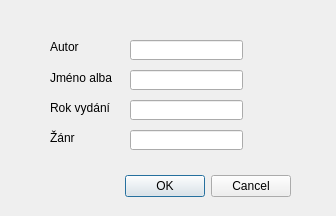
<?xml version="1.0" encoding="UTF-8"?>
<ui version="4.0">
 <class>AddDialog</class>
 <widget class="QDialog" name="AddDialog">
  <property name="geometry">
   <rect>
    <x>0</x>
    <y>0</y>
    <width>336</width>
    <height>216</height>
   </rect>
  </property>
  <property name="windowTitle">
   <string>Dialog</string>
  </property>
  <widget class="QDialogButtonBox" name="buttonBox">
   <property name="geometry">
    <rect>
     <x>-50</x>
     <y>170</y>
     <width>341</width>
     <height>32</height>
    </rect>
   </property>
   <property name="orientation">
    <enum>Qt::Horizontal</enum>
   </property>
   <property name="standardButtons">
    <set>QDialogButtonBox::Cancel|QDialogButtonBox::Ok</set>
   </property>
  </widget>
  <widget class="QLabel" name="authorLabel">
   <property name="geometry">
    <rect>
     <x>50</x>
     <y>40</y>
     <width>31</width>
     <height>13</height>
    </rect>
   </property>
   <property name="text">
    <string>Autor</string>
   </property>
  </widget>
  <widget class="QLineEdit" name="inputAuthor">
   <property name="geometry">
    <rect>
     <x>130</x>
     <y>40</y>
     <width>113</width>
     <height>20</height>
    </rect>
   </property>
  </widget>
  <widget class="QLabel" name="albumLabel">
   <property name="geometry">
    <rect>
     <x>50</x>
     <y>70</y>
     <width>81</width>
     <height>16</height>
    </rect>
   </property>
   <property name="text">
    <string>Jméno alba</string>
   </property>
  </widget>
  <widget class="QLineEdit" name="inputAlbum">
   <property name="geometry">
    <rect>
     <x>130</x>
     <y>70</y>
     <width>113</width>
     <height>20</height>
    </rect>
   </property>
  </widget>
  <widget class="QLabel" name="yearLabel">
   <property name="geometry">
    <rect>
     <x>50</x>
     <y>100</y>
     <width>81</width>
     <height>16</height>
    </rect>
   </property>
   <property name="text">
    <string>Rok vydání</string>
   </property>
  </widget>
  <widget class="QLineEdit" name="inputYear">
   <property name="geometry">
    <rect>
     <x>130</x>
     <y>100</y>
     <width>113</width>
     <height>20</height>
    </rect>
   </property>
  </widget>
  <widget class="QLabel" name="genreLabel">
   <property name="geometry">
    <rect>
     <x>50</x>
     <y>130</y>
     <width>81</width>
     <height>16</height>
    </rect>
   </property>
   <property name="text">
    <string>Žánr</string>
   </property>
  </widget>
  <widget class="QLineEdit" name="inputGenre">
   <property name="geometry">
    <rect>
     <x>130</x>
     <y>130</y>
     <width>113</width>
     <height>20</height>
    </rect>
   </property>
  </widget>
 </widget>
 <resources/>
 <connections/>
</ui>
